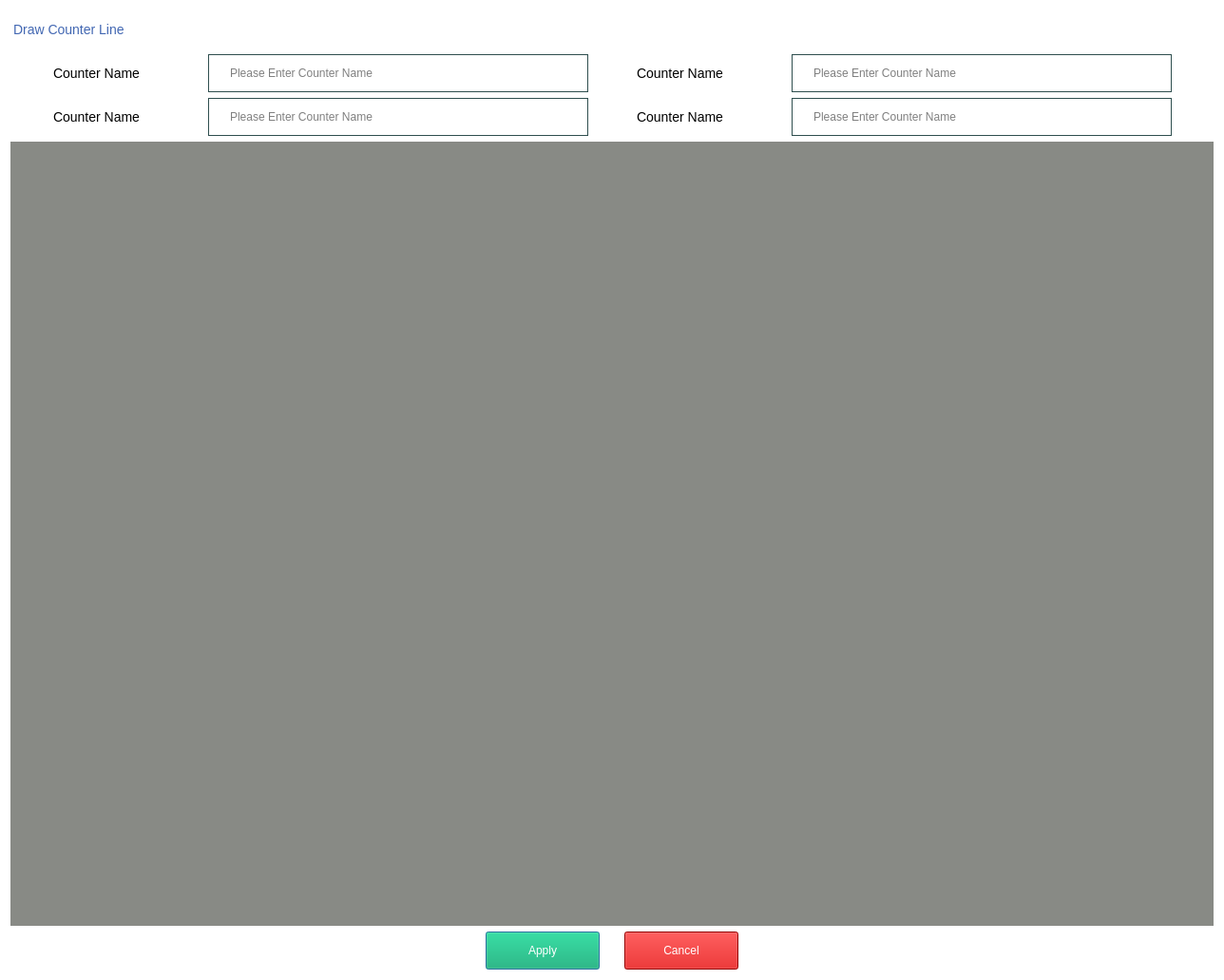
<?xml version="1.0" encoding="UTF-8"?>
<ui version="4.0">
 <class>DrawCounter</class>
 <widget class="QDialog" name="DrawCounter">
  <property name="geometry">
   <rect>
    <x>0</x>
    <y>0</y>
    <width>1288</width>
    <height>1031</height>
   </rect>
  </property>
  <property name="windowTitle">
   <string>Dialog</string>
  </property>
  <property name="styleSheet">
   <string notr="true">
QWidget
{
	background-color:#ffffff;
        color: #fff;

}



QFrame{
background-color: #DCDCDC;
}

QPushButton{
background-color: #657786;
color: #FFFFFF;
font-size:12px;
padding-left: 10px;
padding-right:10px;
}
QLabel{
background-color:rgba(0,0,0,0%);
color:#000000;
font-size: 14px;
padding-right:10px;
}
QPushButton::hover{

background-color: #696969;
color: #FFFFFF;
 border-style: outset;
    border-width: 2px;
    border-color: #FFFFFF;
}
QPushButton::pressed
{
	background-color: qlineargradient(spread:pad, x1:0, y1:0.511, x2:1, y2:0.511, stop:0 rgba(0, 207, 179, 255),stop:1 rgba(70, 255, 230, 255));

}
QGroupBox{
background-color:transparent;
qproperty-alignment: AlignLeft;
font-weight:bold;
	font-size: 12px;
color: #000000;
}
QLineEdit{
border:1px  solid#2F4F4F;
color:black;
padding-left: 20px;
padding-right:20px;
font-size:12px;
background-color: #ffffff;
}
QLineEdit:hover{
border:2px  solid#898F9C;
color:black;
padding-left: 20px;
padding-right:20px;
font-size:12px;
background-color: #ffffff;
}
QLineEdit:focus{
border:2px  solid#4267B2;
color:black;
padding-left: 20px;
padding-right:20px;
font-size:12px;
background-color: #ffffff;
}

QComboBox{
border:2px  solid#2F4F4F;
color:black;
font-size: 12px;
padding-left: 20px;
padding-right:20px;
background-color: #ffffff;
}
QGroupBox{

border:1px  solid#000000;
border-color:#000000;
color:#000000;

}
</string>
  </property>
  <layout class="QVBoxLayout" name="verticalLayout">
   <item>
    <widget class="QLabel" name="lbl_mode">
     <property name="minimumSize">
      <size>
       <width>320</width>
       <height>40</height>
      </size>
     </property>
     <property name="maximumSize">
      <size>
       <width>320</width>
       <height>40</height>
      </size>
     </property>
     <property name="styleSheet">
      <string notr="true">font: 16pt &quot;MS Shell Dlg 2&quot;;
color:#4267B2;</string>
     </property>
     <property name="frameShape">
      <enum>QFrame::NoFrame</enum>
     </property>
     <property name="frameShadow">
      <enum>QFrame::Plain</enum>
     </property>
     <property name="text">
      <string>Draw Counter Line</string>
     </property>
     <property name="alignment">
      <set>Qt::AlignLeading|Qt::AlignLeft|Qt::AlignVCenter</set>
     </property>
    </widget>
   </item>
   <item>
    <layout class="QHBoxLayout" name="horizontalLayout_2">
     <item>
      <widget class="QLabel" name="lbl_user">
       <property name="minimumSize">
        <size>
         <width>120</width>
         <height>40</height>
        </size>
       </property>
       <property name="maximumSize">
        <size>
         <width>120</width>
         <height>40</height>
        </size>
       </property>
       <property name="styleSheet">
        <string notr="true"/>
       </property>
       <property name="frameShape">
        <enum>QFrame::Panel</enum>
       </property>
       <property name="frameShadow">
        <enum>QFrame::Raised</enum>
       </property>
       <property name="text">
        <string>Counter Name</string>
       </property>
       <property name="alignment">
        <set>Qt::AlignLeading|Qt::AlignLeft|Qt::AlignVCenter</set>
       </property>
      </widget>
     </item>
     <item>
      <widget class="QLineEdit" name="le_counter">
       <property name="minimumSize">
        <size>
         <width>400</width>
         <height>40</height>
        </size>
       </property>
       <property name="maximumSize">
        <size>
         <width>400</width>
         <height>40</height>
        </size>
       </property>
       <property name="styleSheet">
        <string notr="true"/>
       </property>
       <property name="text">
        <string/>
       </property>
       <property name="placeholderText">
        <string>Please Enter Counter Name</string>
       </property>
      </widget>
     </item>
     <item>
      <widget class="QLabel" name="lbl_user_2">
       <property name="minimumSize">
        <size>
         <width>120</width>
         <height>40</height>
        </size>
       </property>
       <property name="maximumSize">
        <size>
         <width>120</width>
         <height>40</height>
        </size>
       </property>
       <property name="styleSheet">
        <string notr="true"/>
       </property>
       <property name="frameShape">
        <enum>QFrame::Panel</enum>
       </property>
       <property name="frameShadow">
        <enum>QFrame::Raised</enum>
       </property>
       <property name="text">
        <string>Counter Name</string>
       </property>
       <property name="alignment">
        <set>Qt::AlignLeading|Qt::AlignLeft|Qt::AlignVCenter</set>
       </property>
      </widget>
     </item>
     <item>
      <widget class="QLineEdit" name="le_counter_2">
       <property name="minimumSize">
        <size>
         <width>400</width>
         <height>40</height>
        </size>
       </property>
       <property name="maximumSize">
        <size>
         <width>400</width>
         <height>40</height>
        </size>
       </property>
       <property name="styleSheet">
        <string notr="true"/>
       </property>
       <property name="text">
        <string/>
       </property>
       <property name="placeholderText">
        <string>Please Enter Counter Name</string>
       </property>
      </widget>
     </item>
    </layout>
   </item>
   <item>
    <layout class="QHBoxLayout" name="horizontalLayout_3">
     <item>
      <widget class="QLabel" name="lbl_user_3">
       <property name="minimumSize">
        <size>
         <width>120</width>
         <height>40</height>
        </size>
       </property>
       <property name="maximumSize">
        <size>
         <width>120</width>
         <height>40</height>
        </size>
       </property>
       <property name="styleSheet">
        <string notr="true"/>
       </property>
       <property name="frameShape">
        <enum>QFrame::Panel</enum>
       </property>
       <property name="frameShadow">
        <enum>QFrame::Raised</enum>
       </property>
       <property name="text">
        <string>Counter Name</string>
       </property>
       <property name="alignment">
        <set>Qt::AlignLeading|Qt::AlignLeft|Qt::AlignVCenter</set>
       </property>
      </widget>
     </item>
     <item>
      <widget class="QLineEdit" name="le_counter_3">
       <property name="minimumSize">
        <size>
         <width>400</width>
         <height>40</height>
        </size>
       </property>
       <property name="maximumSize">
        <size>
         <width>400</width>
         <height>40</height>
        </size>
       </property>
       <property name="styleSheet">
        <string notr="true"/>
       </property>
       <property name="text">
        <string/>
       </property>
       <property name="placeholderText">
        <string>Please Enter Counter Name</string>
       </property>
      </widget>
     </item>
     <item>
      <widget class="QLabel" name="lbl_user_4">
       <property name="minimumSize">
        <size>
         <width>120</width>
         <height>40</height>
        </size>
       </property>
       <property name="maximumSize">
        <size>
         <width>120</width>
         <height>40</height>
        </size>
       </property>
       <property name="styleSheet">
        <string notr="true"/>
       </property>
       <property name="frameShape">
        <enum>QFrame::Panel</enum>
       </property>
       <property name="frameShadow">
        <enum>QFrame::Raised</enum>
       </property>
       <property name="text">
        <string>Counter Name</string>
       </property>
       <property name="alignment">
        <set>Qt::AlignLeading|Qt::AlignLeft|Qt::AlignVCenter</set>
       </property>
      </widget>
     </item>
     <item>
      <widget class="QLineEdit" name="le_counter_4">
       <property name="minimumSize">
        <size>
         <width>400</width>
         <height>40</height>
        </size>
       </property>
       <property name="maximumSize">
        <size>
         <width>400</width>
         <height>40</height>
        </size>
       </property>
       <property name="styleSheet">
        <string notr="true"/>
       </property>
       <property name="text">
        <string/>
       </property>
       <property name="placeholderText">
        <string>Please Enter Counter Name</string>
       </property>
      </widget>
     </item>
    </layout>
   </item>
   <item>
    <widget class="QWidget" name="imgViewer" native="true">
     <property name="enabled">
      <bool>true</bool>
     </property>
     <property name="sizePolicy">
      <sizepolicy hsizetype="Expanding" vsizetype="Expanding">
       <horstretch>0</horstretch>
       <verstretch>0</verstretch>
      </sizepolicy>
     </property>
     <property name="minimumSize">
      <size>
       <width>1024</width>
       <height>768</height>
      </size>
     </property>
     <property name="maximumSize">
      <size>
       <width>60044</width>
       <height>40084</height>
      </size>
     </property>
     <property name="styleSheet">
      <string notr="true">background-color: rgb(136, 138, 133);</string>
     </property>
    </widget>
   </item>
   <item>
    <layout class="QHBoxLayout" name="horizontalLayout">
     <item>
      <spacer name="horizontalSpacer">
       <property name="orientation">
        <enum>Qt::Horizontal</enum>
       </property>
       <property name="sizeHint" stdset="0">
        <size>
         <width>40</width>
         <height>20</height>
        </size>
       </property>
      </spacer>
     </item>
     <item>
      <widget class="QPushButton" name="btn_apply">
       <property name="minimumSize">
        <size>
         <width>120</width>
         <height>40</height>
        </size>
       </property>
       <property name="styleSheet">
        <string notr="true">background-color: #00AB66;</string>
       </property>
       <property name="text">
        <string>Apply</string>
       </property>
       <property name="icon">
        <iconset>
         <normaloff>:/finishing/okay_2.png</normaloff>:/finishing/okay_2.png</iconset>
       </property>
       <property name="iconSize">
        <size>
         <width>32</width>
         <height>32</height>
        </size>
       </property>
      </widget>
     </item>
     <item>
      <spacer name="horizontalSpacer_3">
       <property name="orientation">
        <enum>Qt::Horizontal</enum>
       </property>
       <property name="sizeType">
        <enum>QSizePolicy::Fixed</enum>
       </property>
       <property name="sizeHint" stdset="0">
        <size>
         <width>20</width>
         <height>20</height>
        </size>
       </property>
      </spacer>
     </item>
     <item>
      <widget class="QPushButton" name="btn_cancel">
       <property name="minimumSize">
        <size>
         <width>120</width>
         <height>40</height>
        </size>
       </property>
       <property name="styleSheet">
        <string notr="true">background-color: #CC0000;</string>
       </property>
       <property name="text">
        <string>Cancel</string>
       </property>
       <property name="icon">
        <iconset>
         <normaloff>:/finishing/cancel_3.png</normaloff>:/finishing/cancel_3.png</iconset>
       </property>
       <property name="iconSize">
        <size>
         <width>32</width>
         <height>32</height>
        </size>
       </property>
      </widget>
     </item>
     <item>
      <spacer name="horizontalSpacer_2">
       <property name="orientation">
        <enum>Qt::Horizontal</enum>
       </property>
       <property name="sizeHint" stdset="0">
        <size>
         <width>40</width>
         <height>20</height>
        </size>
       </property>
      </spacer>
     </item>
    </layout>
   </item>
  </layout>
 </widget>
 <resources/>
 <connections/>
</ui>
